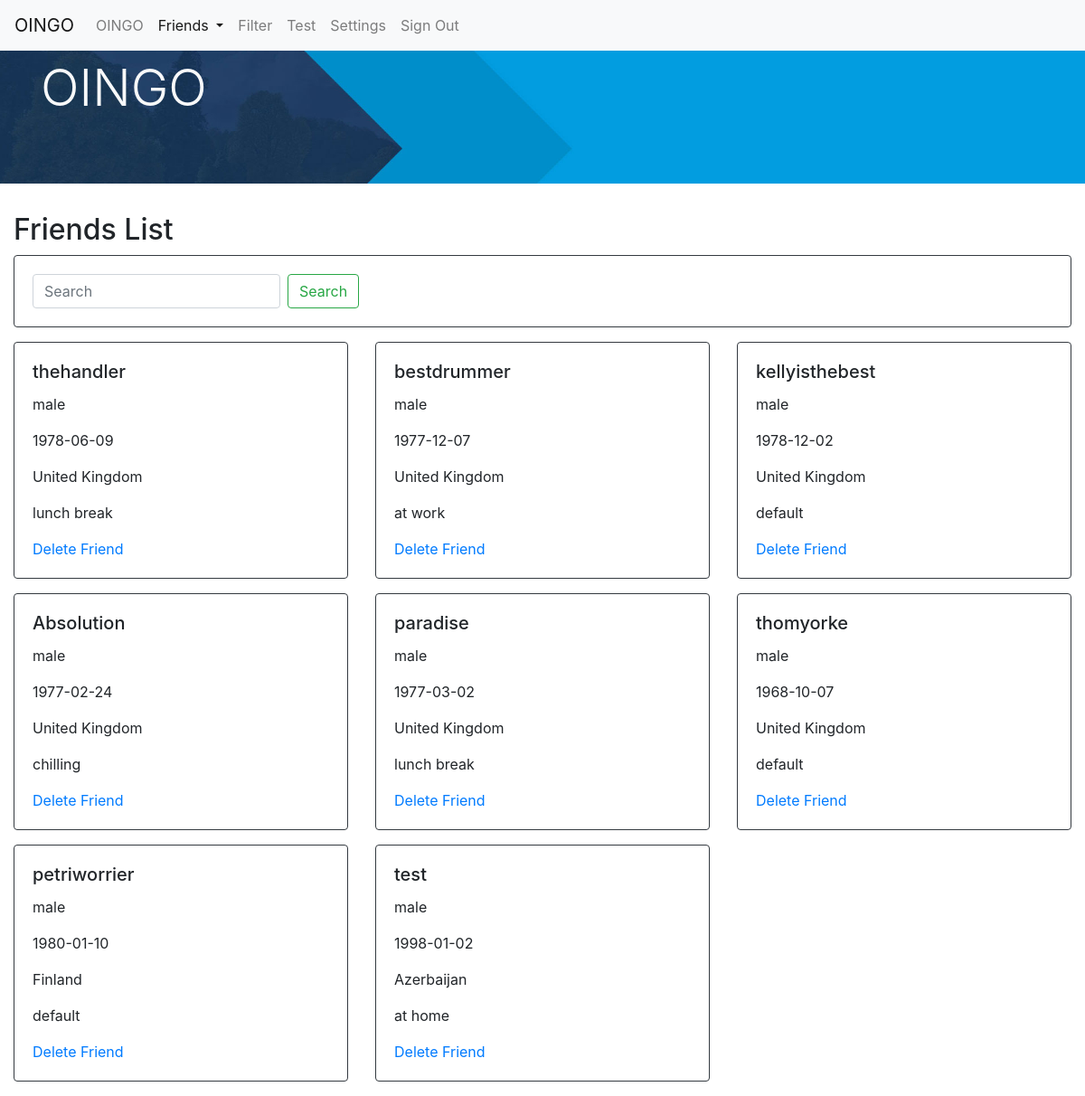
The app's page /friends.php (signed in) with its own data.
### tables this page shows
CREATE TABLE `friendship` (
  `userID1` int(11) NOT NULL,
  `userID2` int(11) NOT NULL
);

CREATE TABLE `user` (
  `userID` int(11) NOT NULL,
  `email` varchar(45) NOT NULL,
  `userName` varchar(45) NOT NULL,
  `password` varchar(45) NOT NULL,
  `gender` varchar(45) DEFAULT NULL,
  `birthDate` date DEFAULT NULL,
  `region` varchar(45) DEFAULT NULL
);

CREATE TABLE `state` (
  `userID` int(11) NOT NULL,
  `state` varchar(45) NOT NULL
);

### friends.php (the view, shortened to what this page needs)
<?php
$server="localhost";
$db_username="root";
$db_password="";
$db_name="proj1";
$con=mysqli_connect($server, $db_username, $db_password, $db_name);
$userid=$_SESSION['userid'];
$sql="select friendship.userID2, user.userName, user.gender, user.birthdate, user.region, state.state
	  from friendship join user on friendship.userID2=user.userID join state on friendship.userID2=state.userID
	  where friendship.userID1='$userid'";
$result=mysqli_query($con, $sql);
$row=mysqli_num_rows($result);
?>
<!DOCTYPE html>
<html>
	<head>
		<link rel="stylesheet" type="text/css" href="css/bootstrap.css">
	</head>
	<body>
		<nav class="navbar navbar-expand-lg navbar-light bg-light fixed-top">
			<a class="navbar-brand" href="index.html">OINGO</a>
			<div class="collapse navbar-collapse" id="navbarNav">
				<ul class="navbar-nav">
					<li class="nav-item">
						<a class="nav-link" href="index.html">OINGO</a>
					</li>
					<li class="nav-item active">
						<a class="nav-link dropdown-toggle" href="#" id="navbarDropdownMenuLink" role="button" data-toggle="dropdown" aria-haspopup="true" aria-expanded="false">
							Friends<span class="sr-only">(current)</span>
						</a>
					</li>
					<li class="nav-item">
						<a class="nav-link" href="filter.php">Filter</a>
					</li>
					<li class="nav-item">
						<a class="nav-link" href="test.php">Test</a>
					</li>
					<li class="nav-item">
						<a class="nav-link" href="setting.php">Settings</a>
					</li>
					<li class="nav-item">
						<a class="nav-link" href="#">Sign Out</a>
					</li>
				</ul>
			</div>
		</nav>
		<div class="jumbotron jumbotron-fluid">
			<div class="container">
				<span class="text-light"><h1 class="display-4">OINGO</h1></span>
			</div>
		</div>
			<div class="container-fluid">
				<h2>Friends List</h2>
				<div class="row">
					<div class='col-sm-12 col-md-12 col-12'>
					<div class="card border-dark mb-3">
					<div class="card-body">
						  <form class="form-inline">
    <input class="form-control mr-sm-2" type="search" placeholder="Search" aria-label="Search">
    <button class="btn btn-outline-success my-2 my-sm-0" type="submit">Search</button>
  </form>
					</div>
					</div>
					</div>
				</div>
			<div class="row">
			<?php
			for($i=0;$i<$row;$i++)
			{
				$friend=mysqli_fetch_array($result);
			echo "<div class='col-sm-6 col-md-4 col-12'>";
						echo "<div class='card border-dark mb-3'>";
							echo "<div class='card-body'>";
								echo "<h5 class='card-title'>".$friend['userName']."</h5>";
								echo "<p class='card-text'>".$friend['gender']."</p>";
								echo "<p class='card-text'>".$friend['birthdate']."</p>";
								echo "<p class='card-text'>".$friend['region']."</p>";
								echo "<p class='card-text'>".$friend['state']."</p>";
								echo "<a href='delete.php?friendid=".$friend['userID2']."class='btn btn-primary'>Delete Friend</a>";
							echo "</div>";
						echo "</div>";
			echo "</div>";
			}
			?>
			</div>
		</div>
	</body>
</html>

### friends.php (style rules this page uses)
.jumbotron { background-image: url("img/primary-search-bg.jpg"); background-size: cover; }

### records on screen
friendship: userID2.userName "thehandler", userID2.gender "male", userID2.birthDate "1978-06-09", userID2.region "United Kingdom", state.state "lunch break"
friendship: userID2.userName "bestdrummer", userID2.gender "male", userID2.birthDate "1977-12-07", userID2.region "United Kingdom", state.state "at work"
friendship: userID2.userName "kellyisthebest", userID2.gender "male", userID2.birthDate "1978-12-02", userID2.region "United Kingdom", state.state "default"
friendship: userID1.userName "Absolution", userID1.gender "male", userID1.birthDate "1977-02-24", userID1.region "United Kingdom", state.state "chilling"
friendship: userID2.userName "paradise", userID2.gender "male", userID2.birthDate "1977-03-02", userID2.region "United Kingdom", state.state "lunch break"
friendship: userID2.userName "thomyorke", userID2.gender "male", userID2.birthDate "1968-10-07", userID2.region "United Kingdom", state.state "default"
friendship: userID2.userName "petriworrier", userID2.gender "male", userID2.birthDate "1980-01-10", userID2.region "Finland", state.state "default"
friendship: userID2.userName "test", userID2.gender "male", userID2.birthDate "1998-01-02", userID2.region "Azerbaijan", state.state "at home"
